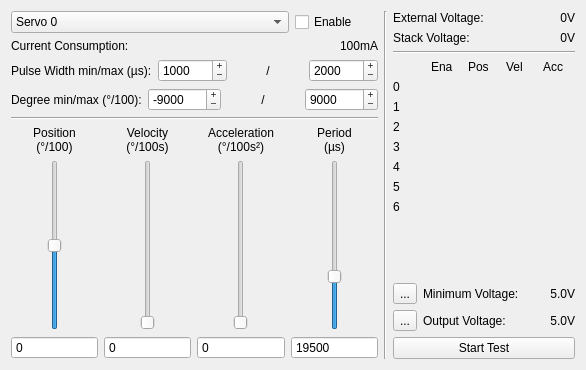
<?xml version="1.0" encoding="UTF-8"?>
<ui version="4.0">
 <class>Servo</class>
 <widget class="QWidget" name="Servo">
  <property name="geometry">
   <rect>
    <x>0</x>
    <y>0</y>
    <width>586</width>
    <height>370</height>
   </rect>
  </property>
  <property name="windowTitle">
   <string>Form</string>
  </property>
  <layout class="QHBoxLayout" name="horizontalLayout_2">
   <item>
    <layout class="QHBoxLayout" name="horizontalLayout">
     <item>
      <layout class="QVBoxLayout" name="verticalLayout">
       <item>
        <layout class="QHBoxLayout" name="horizontalLayout_11">
         <item>
          <widget class="QComboBox" name="servo_dropbox">
           <property name="sizePolicy">
            <sizepolicy hsizetype="Expanding" vsizetype="Fixed">
             <horstretch>0</horstretch>
             <verstretch>0</verstretch>
            </sizepolicy>
           </property>
           <item>
            <property name="text">
             <string>Servo 0</string>
            </property>
           </item>
           <item>
            <property name="text">
             <string>Servo 1</string>
            </property>
           </item>
           <item>
            <property name="text">
             <string>Servo 2</string>
            </property>
           </item>
           <item>
            <property name="text">
             <string>Servo 3</string>
            </property>
           </item>
           <item>
            <property name="text">
             <string>Servo 4</string>
            </property>
           </item>
           <item>
            <property name="text">
             <string>Servo 5</string>
            </property>
           </item>
           <item>
            <property name="text">
             <string>Servo 6</string>
            </property>
           </item>
           <item>
            <property name="text">
             <string>All Servos</string>
            </property>
           </item>
          </widget>
         </item>
         <item>
          <widget class="QCheckBox" name="enable_checkbox">
           <property name="sizePolicy">
            <sizepolicy hsizetype="Minimum" vsizetype="Fixed">
             <horstretch>0</horstretch>
             <verstretch>0</verstretch>
            </sizepolicy>
           </property>
           <property name="layoutDirection">
            <enum>Qt::LeftToRight</enum>
           </property>
           <property name="text">
            <string>Enable      </string>
           </property>
          </widget>
         </item>
        </layout>
       </item>
       <item>
        <layout class="QHBoxLayout" name="horizontalLayout_9">
         <item>
          <widget class="QLabel" name="current_text_label">
           <property name="sizePolicy">
            <sizepolicy hsizetype="Expanding" vsizetype="Preferred">
             <horstretch>0</horstretch>
             <verstretch>0</verstretch>
            </sizepolicy>
           </property>
           <property name="text">
            <string>Current Consumption:</string>
           </property>
           <property name="alignment">
            <set>Qt::AlignLeading|Qt::AlignLeft|Qt::AlignVCenter</set>
           </property>
          </widget>
         </item>
         <item>
          <widget class="QLabel" name="current_label">
           <property name="text">
            <string>100mA</string>
           </property>
           <property name="alignment">
            <set>Qt::AlignRight|Qt::AlignTrailing|Qt::AlignVCenter</set>
           </property>
          </widget>
         </item>
        </layout>
       </item>
       <item>
        <layout class="QHBoxLayout" name="horizontalLayout_10">
         <item>
          <widget class="QLabel" name="label">
           <property name="text">
            <string>Pulse Width min/max (µs):</string>
           </property>
          </widget>
         </item>
         <item>
          <widget class="QSpinBox" name="pulse_width_min_spin">
           <property name="buttonSymbols">
            <enum>QAbstractSpinBox::PlusMinus</enum>
           </property>
           <property name="maximum">
            <number>65535</number>
           </property>
           <property name="singleStep">
            <number>100</number>
           </property>
           <property name="value">
            <number>1000</number>
           </property>
          </widget>
         </item>
         <item>
          <widget class="QLabel" name="pulse_width_label">
           <property name="text">
            <string>/</string>
           </property>
           <property name="alignment">
            <set>Qt::AlignCenter</set>
           </property>
          </widget>
         </item>
         <item>
          <widget class="QSpinBox" name="pulse_width_max_spin">
           <property name="buttonSymbols">
            <enum>QAbstractSpinBox::PlusMinus</enum>
           </property>
           <property name="maximum">
            <number>65535</number>
           </property>
           <property name="singleStep">
            <number>100</number>
           </property>
           <property name="value">
            <number>2000</number>
           </property>
          </widget>
         </item>
        </layout>
       </item>
       <item>
        <layout class="QHBoxLayout" name="horizontalLayout_4">
         <item>
          <widget class="QLabel" name="label_3">
           <property name="text">
            <string>Degree min/max (°/100):</string>
           </property>
          </widget>
         </item>
         <item>
          <widget class="QSpinBox" name="degree_min_spin">
           <property name="buttonSymbols">
            <enum>QAbstractSpinBox::PlusMinus</enum>
           </property>
           <property name="minimum">
            <number>-32767</number>
           </property>
           <property name="maximum">
            <number>32767</number>
           </property>
           <property name="singleStep">
            <number>1000</number>
           </property>
           <property name="value">
            <number>-9000</number>
           </property>
          </widget>
         </item>
         <item>
          <widget class="QLabel" name="degree_width_label">
           <property name="sizePolicy">
            <sizepolicy hsizetype="Preferred" vsizetype="Preferred">
             <horstretch>0</horstretch>
             <verstretch>0</verstretch>
            </sizepolicy>
           </property>
           <property name="text">
            <string>/</string>
           </property>
           <property name="alignment">
            <set>Qt::AlignCenter</set>
           </property>
          </widget>
         </item>
         <item>
          <widget class="QSpinBox" name="degree_max_spin">
           <property name="buttonSymbols">
            <enum>QAbstractSpinBox::PlusMinus</enum>
           </property>
           <property name="minimum">
            <number>-32767</number>
           </property>
           <property name="maximum">
            <number>32767</number>
           </property>
           <property name="singleStep">
            <number>1000</number>
           </property>
           <property name="value">
            <number>9000</number>
           </property>
          </widget>
         </item>
        </layout>
       </item>
       <item>
        <widget class="Line" name="line_3">
         <property name="orientation">
          <enum>Qt::Horizontal</enum>
         </property>
        </widget>
       </item>
       <item>
        <layout class="QHBoxLayout" name="horizontalLayout_3">
         <item>
          <layout class="QVBoxLayout" name="verticalLayout_3">
           <item>
            <widget class="QLabel" name="position_label">
             <property name="text">
              <string>Position&lt;br&gt;(°/100)</string>
             </property>
             <property name="alignment">
              <set>Qt::AlignCenter</set>
             </property>
            </widget>
           </item>
           <item>
            <layout class="QHBoxLayout" name="horizontalLayout_8">
             <item>
              <spacer name="horizontalSpacer">
               <property name="orientation">
                <enum>Qt::Horizontal</enum>
               </property>
               <property name="sizeHint" stdset="0">
                <size>
                 <width>40</width>
                 <height>20</height>
                </size>
               </property>
              </spacer>
             </item>
             <item>
              <widget class="QSlider" name="position_slider">
               <property name="sizePolicy">
                <sizepolicy hsizetype="Fixed" vsizetype="Expanding">
                 <horstretch>0</horstretch>
                 <verstretch>0</verstretch>
                </sizepolicy>
               </property>
               <property name="minimum">
                <number>-9000</number>
               </property>
               <property name="maximum">
                <number>9000</number>
               </property>
               <property name="pageStep">
                <number>1000</number>
               </property>
               <property name="orientation">
                <enum>Qt::Vertical</enum>
               </property>
              </widget>
             </item>
             <item>
              <spacer name="horizontalSpacer_2">
               <property name="orientation">
                <enum>Qt::Horizontal</enum>
               </property>
               <property name="sizeHint" stdset="0">
                <size>
                 <width>40</width>
                 <height>20</height>
                </size>
               </property>
              </spacer>
             </item>
            </layout>
           </item>
           <item>
            <widget class="QSpinBox" name="position_spin">
             <property name="buttonSymbols">
              <enum>QAbstractSpinBox::NoButtons</enum>
             </property>
             <property name="minimum">
              <number>-9000</number>
             </property>
             <property name="maximum">
              <number>9000</number>
             </property>
            </widget>
           </item>
          </layout>
         </item>
         <item>
          <layout class="QVBoxLayout" name="verticalLayout_4">
           <item>
            <widget class="QLabel" name="velocity_label">
             <property name="text">
              <string>Velocity&lt;br&gt;(°/100s)</string>
             </property>
             <property name="alignment">
              <set>Qt::AlignCenter</set>
             </property>
            </widget>
           </item>
           <item>
            <layout class="QHBoxLayout" name="horizontalLayout_13">
             <item>
              <spacer name="horizontalSpacer_3">
               <property name="orientation">
                <enum>Qt::Horizontal</enum>
               </property>
               <property name="sizeHint" stdset="0">
                <size>
                 <width>40</width>
                 <height>20</height>
                </size>
               </property>
              </spacer>
             </item>
             <item>
              <widget class="QSlider" name="velocity_slider">
               <property name="sizePolicy">
                <sizepolicy hsizetype="Fixed" vsizetype="Expanding">
                 <horstretch>0</horstretch>
                 <verstretch>0</verstretch>
                </sizepolicy>
               </property>
               <property name="maximum">
                <number>65535</number>
               </property>
               <property name="pageStep">
                <number>1000</number>
               </property>
               <property name="orientation">
                <enum>Qt::Vertical</enum>
               </property>
              </widget>
             </item>
             <item>
              <spacer name="horizontalSpacer_4">
               <property name="orientation">
                <enum>Qt::Horizontal</enum>
               </property>
               <property name="sizeHint" stdset="0">
                <size>
                 <width>40</width>
                 <height>20</height>
                </size>
               </property>
              </spacer>
             </item>
            </layout>
           </item>
           <item>
            <widget class="QSpinBox" name="velocity_spin">
             <property name="buttonSymbols">
              <enum>QAbstractSpinBox::NoButtons</enum>
             </property>
             <property name="maximum">
              <number>65535</number>
             </property>
            </widget>
           </item>
          </layout>
         </item>
         <item>
          <layout class="QVBoxLayout" name="verticalLayout_5">
           <item>
            <widget class="QLabel" name="acceleration_label">
             <property name="text">
              <string>Acceleration&lt;br&gt;(°/100s²)</string>
             </property>
             <property name="alignment">
              <set>Qt::AlignCenter</set>
             </property>
            </widget>
           </item>
           <item>
            <layout class="QHBoxLayout" name="horizontalLayout_14">
             <item>
              <spacer name="horizontalSpacer_5">
               <property name="orientation">
                <enum>Qt::Horizontal</enum>
               </property>
               <property name="sizeHint" stdset="0">
                <size>
                 <width>40</width>
                 <height>20</height>
                </size>
               </property>
              </spacer>
             </item>
             <item>
              <widget class="QSlider" name="acceleration_slider">
               <property name="sizePolicy">
                <sizepolicy hsizetype="Fixed" vsizetype="Expanding">
                 <horstretch>0</horstretch>
                 <verstretch>0</verstretch>
                </sizepolicy>
               </property>
               <property name="maximum">
                <number>65535</number>
               </property>
               <property name="pageStep">
                <number>1000</number>
               </property>
               <property name="orientation">
                <enum>Qt::Vertical</enum>
               </property>
              </widget>
             </item>
             <item>
              <spacer name="horizontalSpacer_6">
               <property name="orientation">
                <enum>Qt::Horizontal</enum>
               </property>
               <property name="sizeHint" stdset="0">
                <size>
                 <width>40</width>
                 <height>20</height>
                </size>
               </property>
              </spacer>
             </item>
            </layout>
           </item>
           <item>
            <widget class="QSpinBox" name="acceleration_spin">
             <property name="buttonSymbols">
              <enum>QAbstractSpinBox::NoButtons</enum>
             </property>
             <property name="maximum">
              <number>65535</number>
             </property>
            </widget>
           </item>
          </layout>
         </item>
         <item>
          <layout class="QVBoxLayout" name="verticalLayout_6">
           <item>
            <widget class="QLabel" name="period_label">
             <property name="text">
              <string>Period
(µs)</string>
             </property>
             <property name="alignment">
              <set>Qt::AlignCenter</set>
             </property>
            </widget>
           </item>
           <item>
            <layout class="QHBoxLayout" name="horizontalLayout_15">
             <item>
              <spacer name="horizontalSpacer_7">
               <property name="orientation">
                <enum>Qt::Horizontal</enum>
               </property>
               <property name="sizeHint" stdset="0">
                <size>
                 <width>40</width>
                 <height>20</height>
                </size>
               </property>
              </spacer>
             </item>
             <item>
              <widget class="QSlider" name="period_slider">
               <property name="sizePolicy">
                <sizepolicy hsizetype="Fixed" vsizetype="Expanding">
                 <horstretch>0</horstretch>
                 <verstretch>0</verstretch>
                </sizepolicy>
               </property>
               <property name="minimum">
                <number>1</number>
               </property>
               <property name="maximum">
                <number>65535</number>
               </property>
               <property name="pageStep">
                <number>1000</number>
               </property>
               <property name="value">
                <number>19500</number>
               </property>
               <property name="orientation">
                <enum>Qt::Vertical</enum>
               </property>
              </widget>
             </item>
             <item>
              <spacer name="horizontalSpacer_8">
               <property name="orientation">
                <enum>Qt::Horizontal</enum>
               </property>
               <property name="sizeHint" stdset="0">
                <size>
                 <width>40</width>
                 <height>20</height>
                </size>
               </property>
              </spacer>
             </item>
            </layout>
           </item>
           <item>
            <widget class="QSpinBox" name="period_spin">
             <property name="buttonSymbols">
              <enum>QAbstractSpinBox::NoButtons</enum>
             </property>
             <property name="minimum">
              <number>1</number>
             </property>
             <property name="maximum">
              <number>65535</number>
             </property>
             <property name="value">
              <number>19500</number>
             </property>
            </widget>
           </item>
          </layout>
         </item>
        </layout>
       </item>
      </layout>
     </item>
     <item>
      <widget class="Line" name="line">
       <property name="orientation">
        <enum>Qt::Vertical</enum>
       </property>
      </widget>
     </item>
     <item>
      <layout class="QVBoxLayout" name="verticalLayout_2">
       <item>
        <layout class="QHBoxLayout" name="horizontalLayout_5">
         <item>
          <widget class="QLabel" name="label_5">
           <property name="text">
            <string>External Voltage:</string>
           </property>
          </widget>
         </item>
         <item>
          <widget class="QLabel" name="external_voltage_label">
           <property name="text">
            <string>0V</string>
           </property>
           <property name="alignment">
            <set>Qt::AlignRight|Qt::AlignTrailing|Qt::AlignVCenter</set>
           </property>
          </widget>
         </item>
        </layout>
       </item>
       <item>
        <layout class="QHBoxLayout" name="horizontalLayout_6">
         <item>
          <widget class="QLabel" name="label_4">
           <property name="text">
            <string>Stack Voltage:</string>
           </property>
          </widget>
         </item>
         <item>
          <widget class="QLabel" name="stack_voltage_label">
           <property name="text">
            <string>0V</string>
           </property>
           <property name="alignment">
            <set>Qt::AlignRight|Qt::AlignTrailing|Qt::AlignVCenter</set>
           </property>
          </widget>
         </item>
        </layout>
       </item>
       <item>
        <widget class="Line" name="line_2">
         <property name="orientation">
          <enum>Qt::Horizontal</enum>
         </property>
        </widget>
       </item>
       <item>
        <layout class="QGridLayout" name="status_grid">
         <item row="2" column="0">
          <widget class="QLabel" name="label_7">
           <property name="text">
            <string>1</string>
           </property>
          </widget>
         </item>
         <item row="3" column="0">
          <widget class="QLabel" name="label_8">
           <property name="text">
            <string>2</string>
           </property>
          </widget>
         </item>
         <item row="1" column="0">
          <widget class="QLabel" name="label_10">
           <property name="text">
            <string>0</string>
           </property>
          </widget>
         </item>
         <item row="4" column="0">
          <widget class="QLabel" name="label_9">
           <property name="text">
            <string>3</string>
           </property>
          </widget>
         </item>
         <item row="7" column="0">
          <widget class="QLabel" name="label_11">
           <property name="text">
            <string>6</string>
           </property>
          </widget>
         </item>
         <item row="6" column="0">
          <widget class="QLabel" name="label_12">
           <property name="text">
            <string>5</string>
           </property>
          </widget>
         </item>
         <item row="5" column="0">
          <widget class="QLabel" name="label_13">
           <property name="text">
            <string>4</string>
           </property>
          </widget>
         </item>
         <item row="0" column="1">
          <widget class="QLabel" name="label_15">
           <property name="text">
            <string>Ena</string>
           </property>
          </widget>
         </item>
         <item row="0" column="2">
          <widget class="QLabel" name="label_16">
           <property name="text">
            <string>Pos</string>
           </property>
          </widget>
         </item>
         <item row="0" column="3">
          <widget class="QLabel" name="label_17">
           <property name="text">
            <string>Vel</string>
           </property>
          </widget>
         </item>
         <item row="0" column="4">
          <widget class="QLabel" name="label_18">
           <property name="text">
            <string>Acc</string>
           </property>
          </widget>
         </item>
        </layout>
       </item>
       <item>
        <spacer name="verticalSpacer">
         <property name="orientation">
          <enum>Qt::Vertical</enum>
         </property>
         <property name="sizeHint" stdset="0">
          <size>
           <width>20</width>
           <height>40</height>
          </size>
         </property>
        </spacer>
       </item>
       <item>
        <layout class="QHBoxLayout" name="horizontalLayout_7">
         <item>
          <widget class="QToolButton" name="minimum_voltage_button">
           <property name="text">
            <string>...</string>
           </property>
          </widget>
         </item>
         <item>
          <widget class="QLabel" name="label_2">
           <property name="text">
            <string>Minimum Voltage:</string>
           </property>
          </widget>
         </item>
         <item>
          <widget class="QLabel" name="minimum_voltage_label">
           <property name="minimumSize">
            <size>
             <width>50</width>
             <height>0</height>
            </size>
           </property>
           <property name="text">
            <string>5.0V</string>
           </property>
           <property name="alignment">
            <set>Qt::AlignRight|Qt::AlignTrailing|Qt::AlignVCenter</set>
           </property>
          </widget>
         </item>
        </layout>
       </item>
       <item>
        <layout class="QHBoxLayout" name="horizontalLayout_12">
         <item>
          <widget class="QToolButton" name="output_voltage_button">
           <property name="text">
            <string>...</string>
           </property>
          </widget>
         </item>
         <item>
          <widget class="QLabel" name="voltage_label">
           <property name="text">
            <string>Output Voltage:</string>
           </property>
           <property name="alignment">
            <set>Qt::AlignLeading|Qt::AlignLeft|Qt::AlignVCenter</set>
           </property>
          </widget>
         </item>
         <item>
          <widget class="QLabel" name="output_voltage_label">
           <property name="minimumSize">
            <size>
             <width>50</width>
             <height>0</height>
            </size>
           </property>
           <property name="text">
            <string>5.0V</string>
           </property>
           <property name="alignment">
            <set>Qt::AlignRight|Qt::AlignTrailing|Qt::AlignVCenter</set>
           </property>
          </widget>
         </item>
        </layout>
       </item>
       <item>
        <widget class="QPushButton" name="test_button">
         <property name="text">
          <string>Start Test</string>
         </property>
        </widget>
       </item>
      </layout>
     </item>
    </layout>
   </item>
  </layout>
 </widget>
 <resources/>
 <connections/>
</ui>
